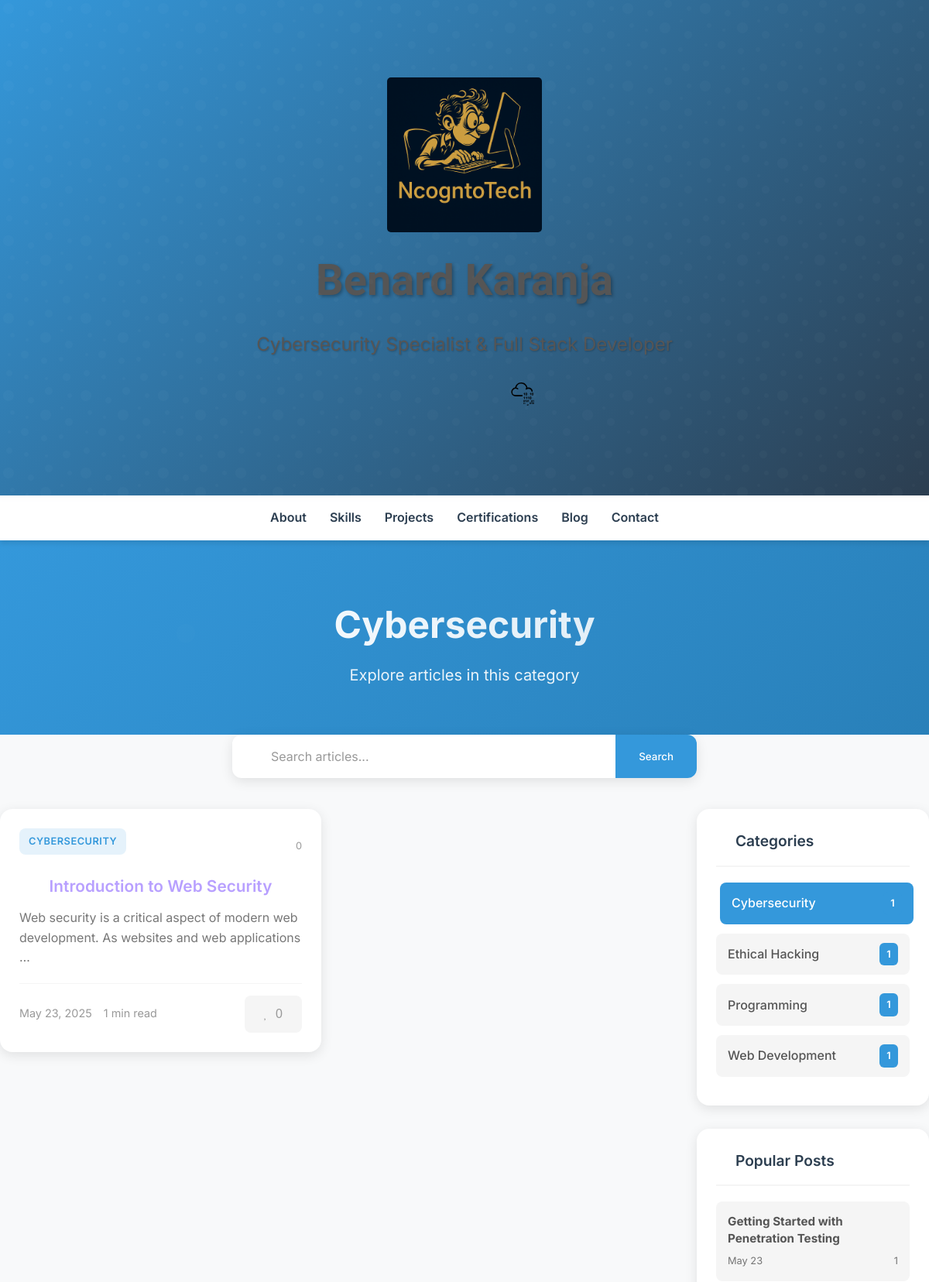
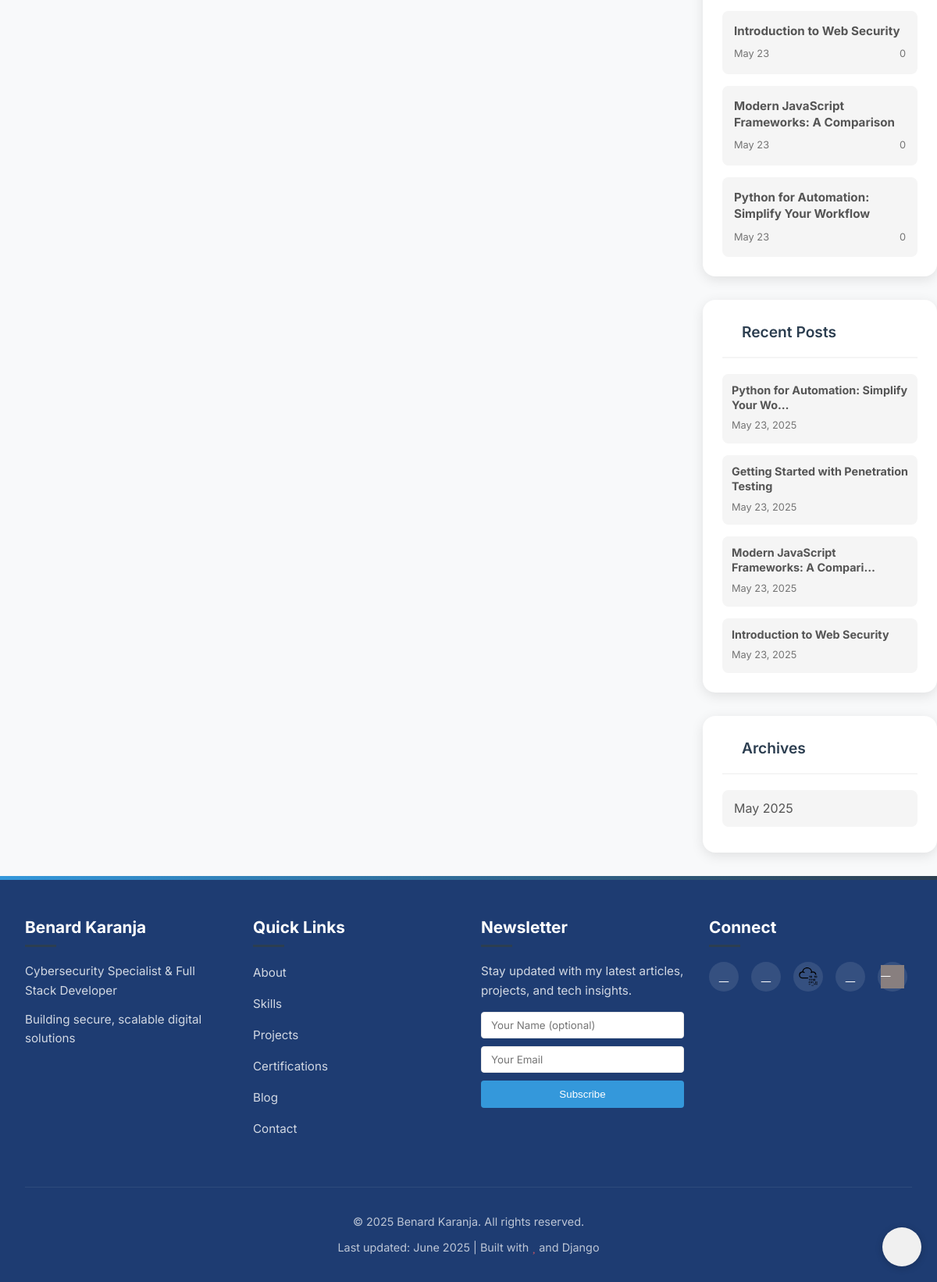
The app's page /blog/category/cybersecurity/ with its own data (2 pictures, top to bottom).
### blogs/models.py (models this page shows, shortened)
class Category(models.Model):
    name = models.CharField(max_length=100, unique=True)
    slug = models.SlugField(max_length=100, unique=True)
    description = models.TextField(blank=True)
    color = models.CharField(max_length=7, default='#3498db', help_text='Hex color code')
    class Meta:
        verbose_name_plural = 'Categories'
        ordering = ['name']

class Post(models.Model):
    STATUS_CHOICES = (
        ('draft', 'Draft'),
        ('published', 'Published'),
        ('scheduled', 'Scheduled'),
    )
    DIFFICULTY_CHOICES = (
        ('beginner', 'Beginner'),
        ('intermediate', 'Intermediate'),
        ('advanced', 'Advanced'),
    )
    title = models.CharField(max_length=250)
    slug = models.SlugField(max_length=250, unique_for_date='publish')
    author = models.ForeignKey(User, on_delete=models.CASCADE, related_name='blog_posts')
    category = models.ForeignKey(Category, on_delete=models.CASCADE, related_name='posts')
    tags = models.ManyToManyField(Tag, blank=True, related_name='posts')
    content = models.TextField()
    excerpt = models.TextField(max_length=300, blank=True, help_text='Brief description of the post')
    featured_image = models.ImageField(upload_to='blog/%Y/%m/%d/', blank=True, null=True)
    difficulty_level = models.CharField(max_length=12, choices=DIFFICULTY_CHOICES, default='intermediate')
    estimated_read_time = models.PositiveIntegerField(blank=True, null=True, help_text='Reading time in minutes')
    table_of_contents = models.TextField(blank=True, help_text='JSON structure for TOC')
    meta_title = models.CharField(max_length=60, blank=True, help_text='SEO title (60 chars max)')
    meta_description = models.CharField(max_length=160, blank=True, help_text='SEO description (160 chars max)')
    meta_keywords = models.CharField(max_length=255, blank=True, help_text='Comma-separated keywords')
    views = models.PositiveIntegerField(default=0)
    likes = models.PositiveIntegerField(default=0)
    shares = models.PositiveIntegerField(default=0)
    read_percentage = models.FloatField(default=0.0, validators=[MinValueValidator(0), MaxValueValidator(100)])
    allow_comments = models.BooleanField(default=True)
    enable_social_sharing = models.BooleanField(default=True)
    publish = models.DateTimeField(default=timezone.now)
    created = models.DateTimeField(auto_now_add=True)
    updated = models.DateTimeField(auto_now=True)
    status = models.CharField(max_length=10, choices=STATUS_CHOICES, default='draft')
    is_featured = models.BooleanField(default=False)
    is_trending = models.BooleanField(default=False)
    featured_until = models.DateTimeField(blank=True, null=True, help_text='Auto-unfeature after this date')
    class Meta:
        ordering = ('-publish',)
        indexes = [
            models.Index(fields=['status', 'publish']),
            models.Index(fields=['category', 'status']),
            models.Index(fields=['is_featured', 'status']),
        ]
    def get_absolute_url(self):
        return reverse('blogs:post_detail', args=[self.publish.year,
                                                 self.publish.month,
                                                 self.publish.day,
                                                 self.slug])
    def reading_time(self):
        return self.estimated_read_time or max(1, math.ceil(len(self.content.split()) / 200))

### blogs/views.py (the view, shortened to what this page needs)
# urls.py: path('', views.post_list, name='post_list'),
def post_list(request, category_slug=None, tag_slug=None):
    category = None
    tag = None
    categories = Category.objects.annotate(post_count=Count('posts')).filter(post_count__gt=0)
    tags = Tag.objects.annotate(post_count=Count('posts')).filter(post_count__gt=0)[:20]
    posts = Post.objects.filter(status='published').select_related('author', 'category').prefetch_related('tags')
    search_query = request.GET.get('search', '')
    difficulty = request.GET.get('difficulty')
    if difficulty and difficulty in ['beginner', 'intermediate', 'advanced']:
        posts = posts.filter(difficulty_level=difficulty)
    sort_by = request.GET.get('sort', 'latest')
    if sort_by == 'popular':
        posts = posts.order_by('-views', '-publish')
    elif sort_by == 'trending':
        posts = posts.filter(is_trending=True).order_by('-publish')
    elif sort_by == 'oldest':
        posts = posts.order_by('publish')
    else:  # latest (default)
        posts = posts.order_by('-publish')
    if category_slug:
        category = get_object_or_404(Category, slug=category_slug)
        posts = posts.filter(category=category)
    if tag_slug:
        tag = get_object_or_404(Tag, slug=tag_slug)
        posts = posts.filter(tags=tag)
    featured_posts = Post.objects.filter(
        status='published',
        is_featured=True
    ).select_related('author', 'category').order_by('-publish')[:3]
    trending_posts = Post.objects.filter(
        status='published',
        is_trending=True
    ).select_related('author', 'category').order_by('-publish')[:5]
    popular_posts = Post.objects.filter(
        status='published'
    ).select_related('author', 'category').order_by('-views')[:5]
    recent_posts = Post.objects.filter(
        status='published'
    ).select_related('author', 'category').order_by('-publish')[:5]
    archive_dates = Post.objects.filter(status='published').dates('publish', 'month', order='DESC')[:12]
    page_size = 9 if not search_query else 12
    paginator = Paginator(posts, page_size)
    page = request.GET.get('page')
    try:
        posts = paginator.page(page)
    except PageNotAnInteger:
        posts = paginator.page(1)
    except EmptyPage:
        posts = paginator.page(paginator.num_pages)
    if request.headers.get('X-Requested-With') == 'XMLHttpRequest':
        return render(request, 'blogs/post/list_ajax.html', {'posts': posts})
    context = {
        'category': category,
        'tag': tag,
        'categories': categories,
        'tags': tags,
        'posts': posts,
        'featured_posts': featured_posts,
        'trending_posts': trending_posts,
        'popular_posts': popular_posts,
        'recent_posts': recent_posts,
        'archive_dates': archive_dates,
        'search_query': search_query,
        'difficulty': difficulty,
        'sort_by': sort_by,
        'page': page,
    }
    return render(request, 'blogs/post/list.html', context)

### templates/blogs/post/list.html (shortened to what this page needs)
{% extends "main/base.html" %}
{% load static %}
{% block extra_css %}
<link rel="stylesheet" href="{% static 'blogs/css/blog.css' %}">
{% endblock %}
{% block content %}
<section class="blog-hero">
    <div class="container">
        <div class="hero-content">
            <h1 class="hero-title">
                {% if search_query %}
                    Search Results for "{{ search_query }}"
                {% elif category %}
                    {{ category.name }}
                {% elif tag %}
                    Posts tagged with "{{ tag.name }}"
                {% else %}
                    Latest Articles & Insights
                {% endif %}
            </h1>
            <p class="hero-subtitle">
                {% if search_query %}
                    Found {{ posts.paginator.count }} post{{ posts.paginator.count|pluralize }} matching your search
                {% elif category %}
                    {{ category.description|default:"Explore articles in this category" }}
                {% elif tag %}
                    Discover content related to {{ tag.name }}
                {% else %}
                    Sharing knowledge, experiences, and insights from my journey in tech
                {% endif %}
            </p>
        </div>
    </div>
</section>
<section class="blog-section container">
    <div class="search-section">
        <form method="GET" action="{% url 'blogs:search' %}" class="search-form">
            <div class="search-input-group">
                <i class="fas fa-search search-icon"></i>
                <input type="text" name="search" placeholder="Search articles..." value="{{ search_query }}" class="search-input">
                <button type="submit" class="search-btn">Search</button>
            </div>
        </form>
    </div>
    <div class="blog-container">
        <div class="blog-main">
            <div class="blog-posts-grid">
                {% for post in posts %}
                    <article class="blog-post-card" data-aos="fade-up" data-aos-delay="{{ forloop.counter0|add:50 }}">
                        <a href="{{ post.get_absolute_url }}" class="card-link">
                            <div class="post-card-content">
                                <div class="post-header">
                                    <div class="post-category" style="background-color: {{ post.category.color }}20; color: {{ post.category.color }}">
                                        <span>{{ post.category.name }}</span>
                                    </div>
                                    <div class="post-stats-mini">
                                        <span class="views-mini">
                                            <i class="far fa-eye"></i> {{ post.views }}
                                        </span>
                                    </div>
                                </div>
                                <h2 class="post-card-title">
                                    <span>{{ post.title }}</span>
                                </h2>
                                <p class="post-card-excerpt">{{ post.excerpt|default:post.content|truncatewords:15 }}</p>
                                <div class="post-card-footer">
                                    <div class="post-meta-minimal">
                                        <span class="post-date">{{ post.publish|date:"M d, Y" }}</span>
                                        <span class="reading-time">{{ post.reading_time }} min read</span>
                                    </div>
                                    <div class="post-engagement">
                                        <button class="like-btn" data-post-id="{{ post.id }}" onclick="event.stopPropagation();">
                                            <i class="far fa-heart"></i>
                                            <span class="like-count">{{ post.likes }}</span>
                                        </button>
                                    </div>
                                </div>
                            </div>
                        </a>
                    </article>
                {% endfor %}
            </div>
        </div>
        <aside class="blog-sidebar">
            {% if categories %}
            <div class="sidebar-widget categories-widget">
                <h3 class="widget-title">
                    <i class="fas fa-folder-open"></i>
                    Categories
                </h3>
                <ul class="categories-list">
                    {% for cat in categories %}
                        <li class="category-item">
                            <a href="{% url 'blogs:category_detail' cat.slug %}" {% if category.slug == cat.slug %}class="active"{% endif %}>
                                <span class="category-name">{{ cat.name }}</span>
                                <span class="category-count" style="background-color: {{ cat.color }}">{{ cat.post_count }}</span>
                            </a>
                        </li>
                    {% endfor %}
                </ul>
            </div>
            {% endif %}
            {% if popular_posts %}
            <div class="sidebar-widget popular-posts-widget">
                <h3 class="widget-title">
                    <i class="fas fa-fire"></i>
                    Popular Posts
                </h3>
                <div class="popular-posts-list">
                    {% for post in popular_posts %}
                        <article class="popular-post-item">
                            <div class="popular-post-content">
                                <h4 class="popular-post-title">
                                    <a href="{{ post.get_absolute_url }}">{{ post.title|truncatechars:50 }}</a>
                                </h4>
                                <div class="popular-post-meta">
                                    <span class="popular-post-date">{{ post.publish|date:"M d" }}</span>
                                    <span class="popular-post-views">
                                        <i class="far fa-eye"></i> {{ post.views }}
                                    </span>
                                </div>
                            </div>
                        </article>
                    {% endfor %}
                </div>
            </div>
            {% endif %}
            {% if recent_posts %}
            <div class="sidebar-widget recent-posts-widget">
                <h3 class="widget-title">
                    <i class="fas fa-clock"></i>
                    Recent Posts
                </h3>
                <div class="recent-posts-list">
                    {% for post in recent_posts %}
                        <article class="recent-post-item">
                            <div class="recent-post-content">
                                <h4 class="recent-post-title">
                                    <a href="{{ post.get_absolute_url }}">{{ post.title|truncatechars:40 }}</a>
                                </h4>
                                <div class="recent-post-meta">
                                    <span class="recent-post-date">{{ post.publish|date:"M d, Y" }}</span>
                                </div>
                            </div>
                        </article>
                    {% endfor %}
                </div>
            </div>
            {% endif %}
            {% if archive_dates %}
            <div class="sidebar-widget archive-widget">
                <h3 class="widget-title">
                    <i class="fas fa-archive"></i>
                    Archives
                </h3>
                <ul class="archive-list">
                    {% for date in archive_dates %}
                        <li class="archive-item">
                            <a href="{% url 'blogs:archive_month' date.year date.month %}">
                                {{ date|date:"F Y" }}
                            </a>
                        </li>
                    {% endfor %}
                </ul>
            </div>
            {% endif %}
        </aside>
    </div>
</section>
{% endblock %}
{% block extra_js %}
<link href="https://unpkg.com/aos@2.3.1/dist/aos.css" rel="stylesheet">
{% endblock %}

### static/main/css/styles.css (style rules this page uses)
:root { --primary-color: #6a11cb; --secondary-color: #2575fc; --text-color: #333; --bg-color: #f8f9fa; --card-bg: #ffffff; --shadow: 0 4px 6px rgba(0, 0, 0, 0.1); --background-color: #f4f4f4; --base-font-size: 16px; --line-height: 1.6; --nav-bg: rgba(255, 255, 255, 0.95); --footer-bg: #1e3c72; --modal-bg: rgba(0, 0, 0, 0.8); --project-card-bg: #1f1f2e; --card-text: #fff; --mode-toggle-bg: #f0f0f0; --mode-toggle-color: #333; }
body { font-size: var(--base-font-size); line-height: var(--line-height); color: var(--text-color); background-color: var(--background-color); transition: background-color 0.3s ease, color 0.3s ease; font-family: 'Inter', 'Segoe UI', Roboto, -apple-system, BlinkMacSystemFont, sans-serif; }
h2 { text-align: center; margin-bottom: 2rem; color: #b8a0ff; }
* { margin: 0; padding: 0; box-sizing: border-box; scroll-behavior: smooth; }
body { opacity: 0; transition: opacity 0.6s ease; }
body.loaded { opacity: 1; }

### records on screen
Category: name "Cybersecurity", description "Explore articles in this category", post_count "1"
Post: category.name "CYBERSECURITY", views "0", title "Introduction to Web Security", excerpt "Web security is a critical aspect of modern web development. As websites and web applications …", publish "May 23, 2025", reading_time "1", likes "0", publish "May 23"
Category: name "Ethical Hacking", post_count "1"
Category: name "Programming", post_count "1"
Category: name "Web Development", post_count "1"
Post: title "Getting Started with Penetration Testing", publish "May 23", views "1", publish "May 23, 2025"
Post: title "Modern JavaScript Frameworks: A Comparison", publish "May 23", views "0", title "Modern JavaScript Frameworks: A Compari…", publish "May 23, 2025"
Post: title "Python for Automation: Simplify Your Workflow", publish "May 23", views "0", title "Python for Automation: Simplify Your Wo…", publish "May 23, 2025"

### other values on screen
{{ date|date:"F Y" }} "May 2025"
